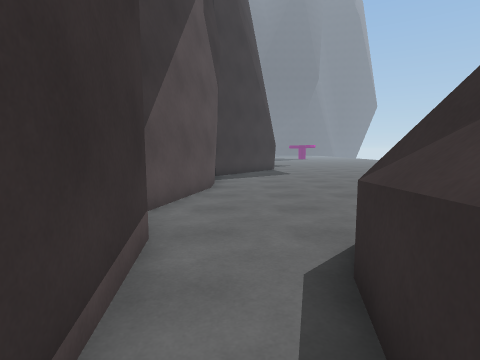
view 1 (above)

21 first-person views from a walk through a 3-D level made in the Unity game engine. The camera is 1.4 m above the floor, tilts 6° down and sees 80° across. The floor is counted in squares, 1 m on a side. Each view is taken from the middle of a square. On the plan, view 1 faces up. The plan holds only what a view shows up to about 14 squares ahead; the rest is blank. The place goes on beyond the plan.

view 2
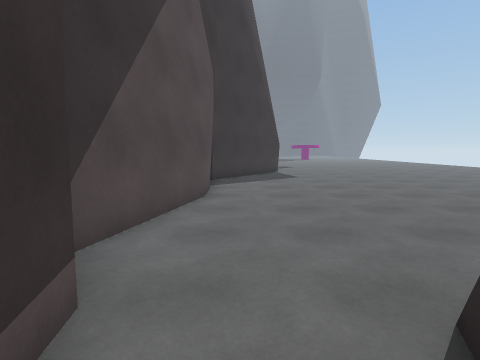

view 3
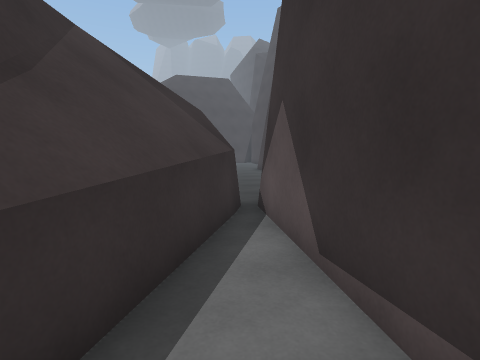

view 4
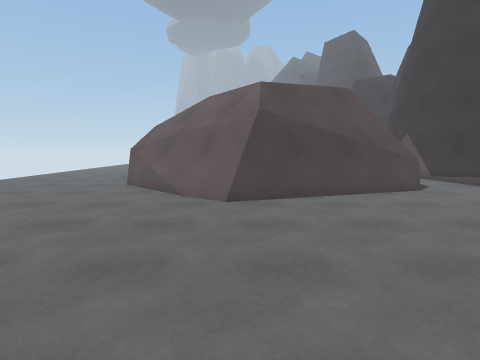

view 5
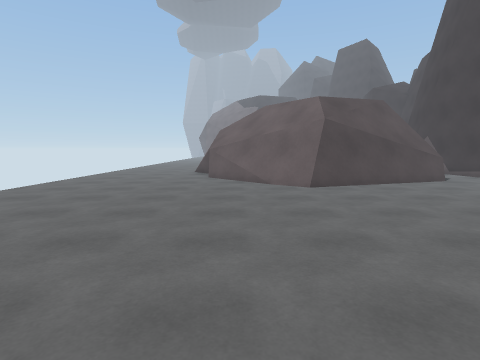

view 6
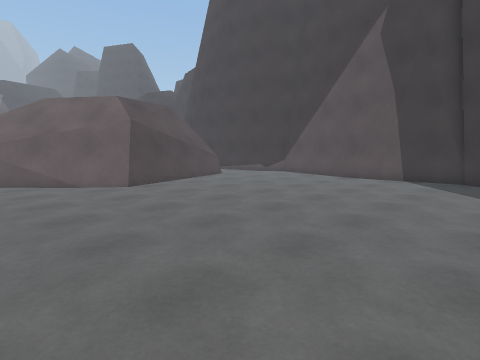

view 7
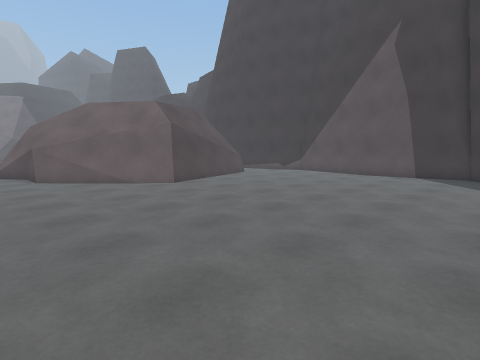

view 8
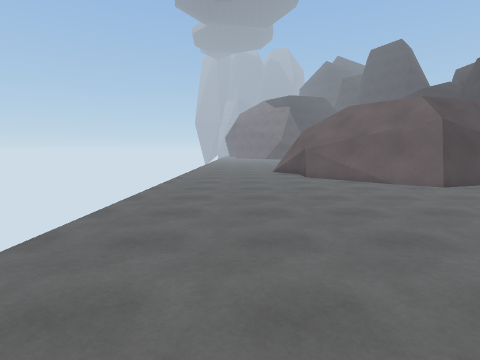

view 9
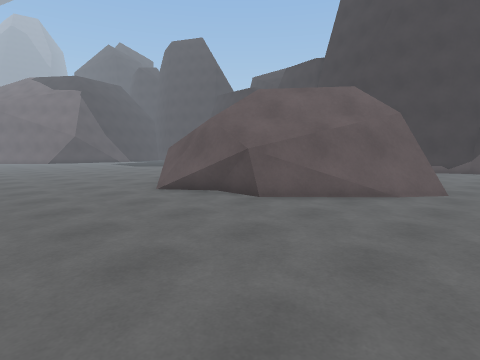

view 10
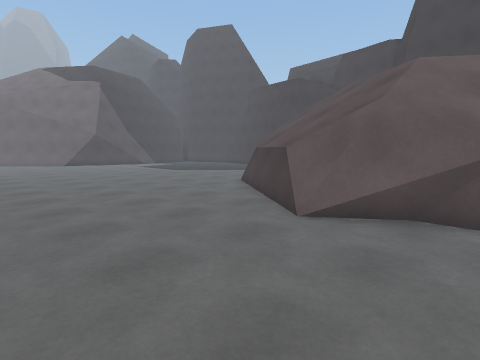

view 11
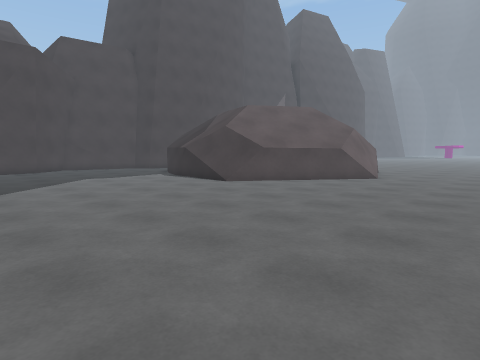

view 12
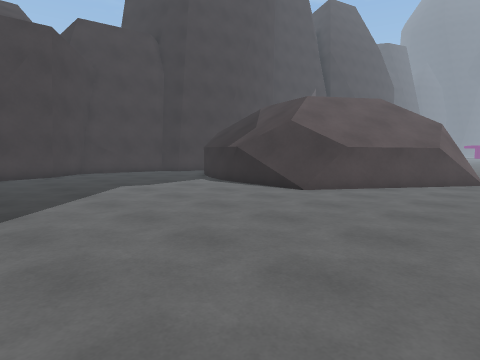

view 13
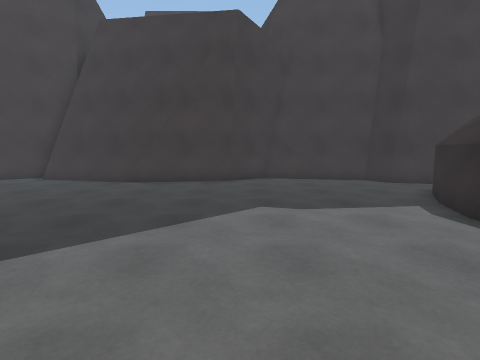

view 14
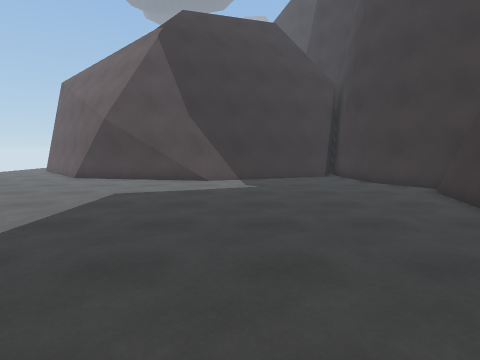

view 15
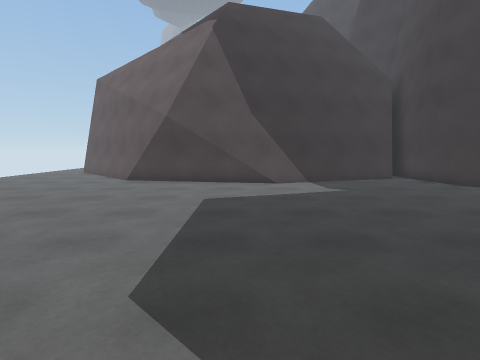

view 16
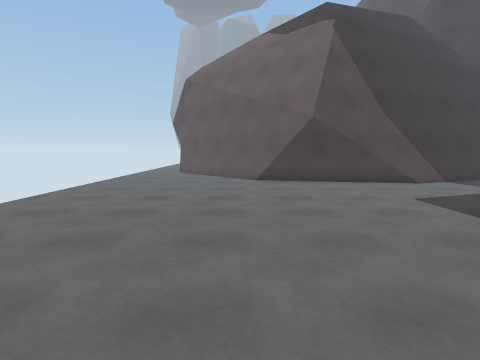

view 17
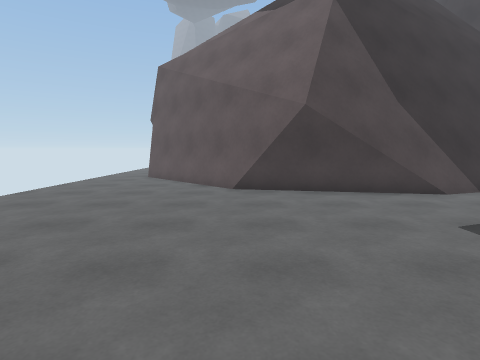

view 18
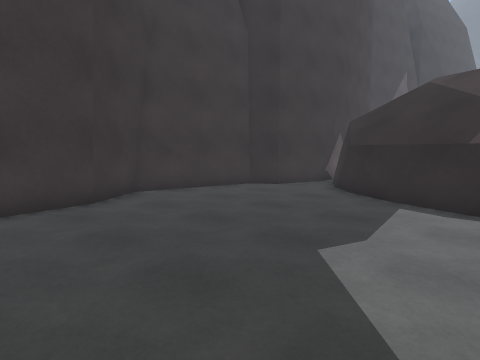

view 19
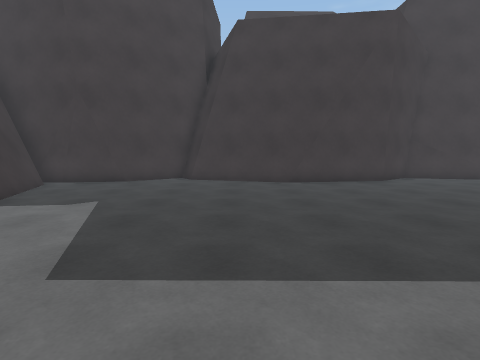

view 20
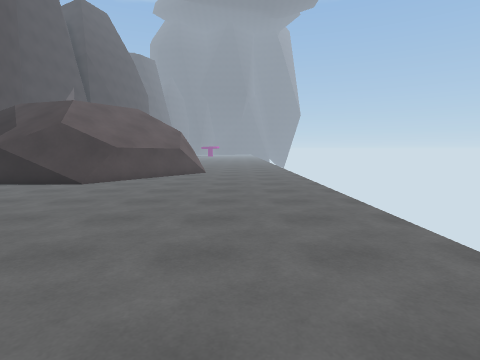

view 21
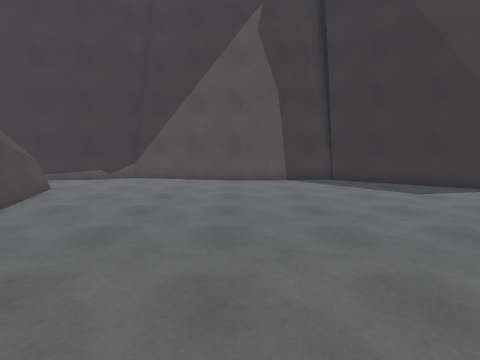

### Floor plan
Points are (right, up) in squares from view 1. A wall is a line through its corners. A room is listed if a view was taken in it or the views show most of it. See-through windows are left out.
Room 1 (views 1, 2)
walls: (1.8, 2.2) (1.8, 3.6); (-1.3, 3.3) (-0.5, -3); (0, -3.1) (1.5, 3.7)
ways out: opening at (0, 3) to room 2
Room 2 (views 3, 4, 5, 6, 7, 8, 9, 10, 11, 12, 13, 14, 15, 16, 17, 18, 19, 20, 21)
walls: (10.4, -6) (6.4, -7.3); (10.3, -5.7) (5.9, -7.2) (1.9, -5.9); (9.2, -7.4) (5.2, -7.2); (13.4, -1.7) (9.4, -7.4); (13.2, -0.8) (12.9, -2.4); (13, -0.6) (12.6, -2.7); (12.4, 1.5) (13.3, 0.3); (12.5, 1.6) (12.8, -0.8); (3.1, -6.5) (1.9, -5.8) (0.2, -3); (12.5, 1.8) (13.1, 1); (12.7, 1.9) (13.1, -1); (2, -5.9) (1.1, -5); (10, 5) (12.8, 2.1); (7.7, 5.4) (11.8, 2.3); (-0.4, -2.4) (-1.4, -5.6); (8, 5.8) (12.1, 2.7); (-1.4, -5.2) (-2.4, -6) (-3.2, -10); (3.1, 3.8) (8, 5.5) (12.6, 2) (12.6, 0.8); (1.8, 3.1) (3.7, 4); (1.6, 3) (1.6, 3.9); (-2.2, -6.1) (-3.3, -10.7) (-2, -12.4) (-1.3, -16.6); (1.6, 3.3) (2.7, 3.8); (1.8, 3.6) (7.8, 5.6); (1.5, 3.4) (2.1, 3.7); (1.6, 3.7) (8.4, 6); (-1.4, -15.8) (-2.8, -21.1) (-3.1, -21.3); (-1.3, -16.1) (-2.7, -21.3); (-2.1, 5.4) (-1.5, 4.5) (-1.3, 3.3); (7.1, -24.9) (11.6, -25.7); (10.9, -25.4) (12.1, -26.6); (-1, 11.4) (-2.4, 5.8); (-3.5, -21.9) (-1.4, -24.8); (-1.6, -24.2) (-1.2, -26.5); (-1.1, 12.6) (-1.1, 10.6); (2.8, -26.7) (8.2, -24.9); (1.7, -26.7) (7.4, -24.8); (-1.4, 15.4) (-1, 12.2); (0.4, 17.5) (-1.3, 15.2)
low walls: (10.1, -6.3) (7.2, -7.3); (10, -6.5) (7.6, -7.3); (9.9, -6.7) (8, -7.3); (9.8, -7) (8.6, -7.4); (9.7, -7.2) (9.2, -7.4); (5.4, -7.2) (3, -6.5); (13.5, -0.1) (13.7, -1.2) (13.5, -1.9); (13.1, 1) (13.3, -1.2) (13.2, -2.1); (12.4, 1.2) (13.9, -0.9); (8, 6) (11.4, 3.4); (-1.4, -5.6) (-2.2, -6.1); (6.4, 5.6) (8.1, 6.2) (10.8, 4.1); (8.3, 6.3) (10.2, 4.9); (3.5, 4.6) (6.2, 5.5); (1.6, 3.9) (1.7, 4); (1.6, 4) (3.3, 4.6); (5.7, -24.8) (12.1, -26); (11.6, -25.7) (12.5, -26.6); (-2.7, -21.3) (-3, -21.5); (1.5, -26.5) (6.4, -24.9)
ways out: opening at (0, 3) to room 1; gap at (0, -3)

Where each view was taken, in squares from view 1:
view 1: 0 up, 0 right, facing up
view 2: 2 up, 0 right, facing up
view 3: 4 up, 0 right, facing down
view 4: 14 up, 8 right, facing down
view 5: 17 up, 11 right, facing down
view 6: 17 up, 13 right, facing down-left
view 7: 17 up, 15 right, facing down-left
view 8: 17 up, 16 right, facing down
view 9: 8 up, 19 right, facing down-left
view 10: 2 up, 19 right, facing down-left
view 11: 16 down, 19 right, facing up-left
view 12: 16 down, 15 right, facing up-left
view 13: 12 down, 11 right, facing left
view 14: 12 down, 4 right, facing down
view 15: 13 down, 7 right, facing down
view 16: 13 down, 13 right, facing down
view 17: 16 down, 12 right, facing down
view 18: 15 down, 6 right, facing up-left
view 19: 19 down, 11 right, facing left
view 20: 19 down, 16 right, facing up
view 21: 11 up, 12 right, facing left
